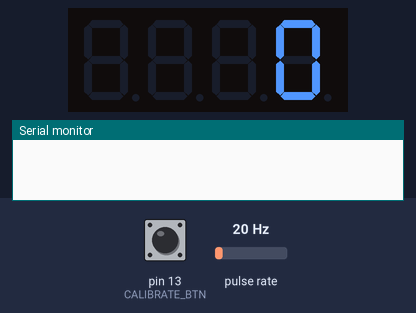
A program run on a simulated Arduino Mega 2560, built with avr-gcc and run on an emulated ATmega2560. On the bench: 4-digit seven-segment display, the last lines printed to the serial monitor. Wiring (inferred from the names in the program): pulse sensor: data pin 2. The inputs (shaded band) are chosen by the test bench; at power-on: pin 13 (CALIBRATE_BTN) LOW, pulse rate 20 Hz.

Above: at 1.2 s.
1.3 s: pin 13 (CALIBRATE_BTN) pulled HIGH for 0.15 s
At 2.7 s:
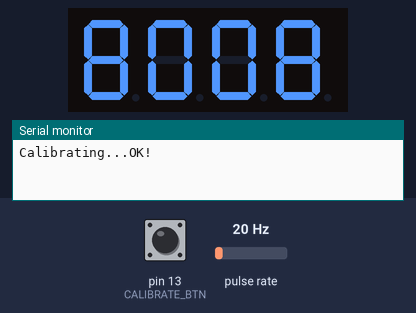
3.0 s: pulse rate (sensor on pin 2) set to 4 Hz
At 5.4 s:
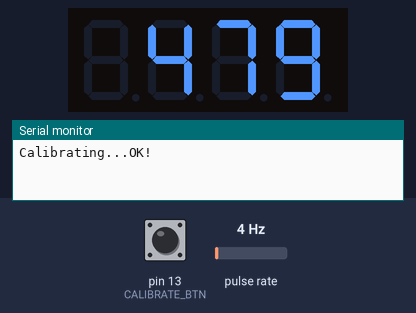
6.0 s: pulse rate (sensor on pin 2) set to 50 Hz
At 7.1 s:
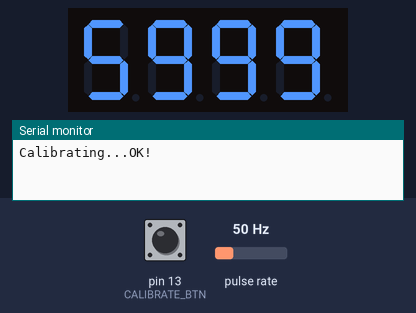
7.5 s: pulse rate (sensor on pin 2) set to 100 Hz
At 8.6 s:
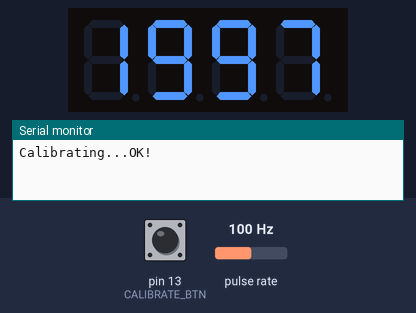
Timing chart, 0 to 10.0 s (numbered marks = the images above; inputs shaded):
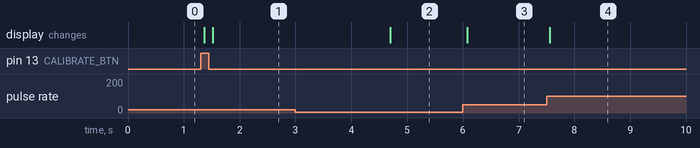

The program:

main.cpp
```cpp
#include <Arduino.h>
#include <TimerOne.h>
#include <TM1637Display.h>
#include <OneButton.h>
#include "Tachometer.h"

#define HALL_EFFECT 2
#define DISPLAY_CLK 3
#define DISPLAY_DAT 4
#define CALIBRATE_BTN 13


volatile unsigned int counter = 0;
volatile unsigned int average = 0;
unsigned long duration;
unsigned long rpm;
TM1637Display display(DISPLAY_CLK, DISPLAY_DAT);
Tachometer tach(HALL_EFFECT);
//OneButton calibrateBtn(CALIBRATE_BTN, true);


void calibratePressed() {
  Serial.print("Calibrating...");
  display.clear();
  bool result = tach.calibrate();
  if(result) {
    display.showNumberDec(8008);
    Serial.println("OK!");
    delay(3000);
  } else {
    display.showNumberDec(12345);
    Serial.println(":( failed!");
    delay(3000);
  }
}

void setup() {
  display.setBrightness(7);
  display.showNumberDec(counter, false);


  Serial.begin(9600);

  pinMode(HALL_EFFECT, INPUT);
  pinMode(CALIBRATE_BTN, INPUT);
}
bool busy = false;
void loop() {
  if(digitalRead(CALIBRATE_BTN) && !busy) {
    busy = true;
    calibratePressed();
    busy = false;
  }
  display.showNumberDec(tach.measure(1000000));
}
```

Tachometer.cpp
```cpp
#include <Arduino.h>
#include "Tachometer.h"

Tachometer::Tachometer(uint8_t pin){
    this->_pin = pin;
}

unsigned long Tachometer::measure(unsigned long timeout = 1000000) {
    unsigned long pulse = pulseIn(this->_pin, HIGH, timeout);
    if(pulse > 0) {
        return 60000000 / (pulse * this->_pulseCoefficient);
    } else {
        return 0;
    }
}

bool Tachometer::calibrate() {
    unsigned long pulseHigh = pulseIn(this->_pin, HIGH);
    unsigned long pulseLow = pulseIn(this->_pin, LOW);
    if(pulseHigh > 0 && pulseLow > 0) {
        this->_pulseCoefficient = (pulseHigh / (pulseHigh + pulseLow)) + 1;
        return true;
    } else {
        this->_pulseCoefficient = 1;
        return false;
    }
}
```

Tachometer.h
```cpp
#pragma once
#include <inttypes.h>

class Tachometer {
    public:
        Tachometer(uint8_t pin);

        unsigned long measure(unsigned long timeout = 1000000);
        bool calibrate();
    private:
        uint8_t _pin;
        float _pulseCoefficient;
};
```

Measured:
- after the input at 1.3 s, the display: first changes after 0.07 s (image 1 shows a later state)
- after the input at 3.0 s, the display: changes after 1.7 s (image 2)
- after the input at 6.0 s, the display: changes after 0.08 s (image 3)
- after the input at 7.5 s, the display: changes after 0.06 s (image 4)
